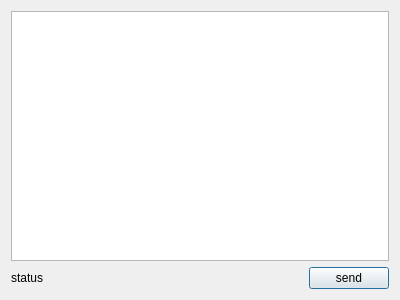
<?xml version="1.0" encoding="UTF-8"?>
<ui version="4.0">
 <class>IMDlg</class>
 <widget class="QDialog" name="IMDlg">
  <property name="geometry">
   <rect>
    <x>0</x>
    <y>0</y>
    <width>400</width>
    <height>300</height>
   </rect>
  </property>
  <property name="windowTitle">
   <string>Dialog</string>
  </property>
  <layout class="QVBoxLayout" name="verticalLayout">
   <item>
    <widget class="QPlainTextEdit" name="txtMsg"/>
   </item>
   <item>
    <layout class="QHBoxLayout" name="horizontalLayout">
     <item>
      <widget class="QLabel" name="lblSendStatus">
       <property name="text">
        <string>status</string>
       </property>
      </widget>
     </item>
     <item>
      <spacer name="horizontalSpacer">
       <property name="orientation">
        <enum>Qt::Horizontal</enum>
       </property>
       <property name="sizeHint" stdset="0">
        <size>
         <width>40</width>
         <height>20</height>
        </size>
       </property>
      </spacer>
     </item>
     <item>
      <widget class="QPushButton" name="btnSend">
       <property name="text">
        <string>send</string>
       </property>
      </widget>
     </item>
    </layout>
   </item>
  </layout>
 </widget>
 <resources/>
 <connections/>
</ui>
